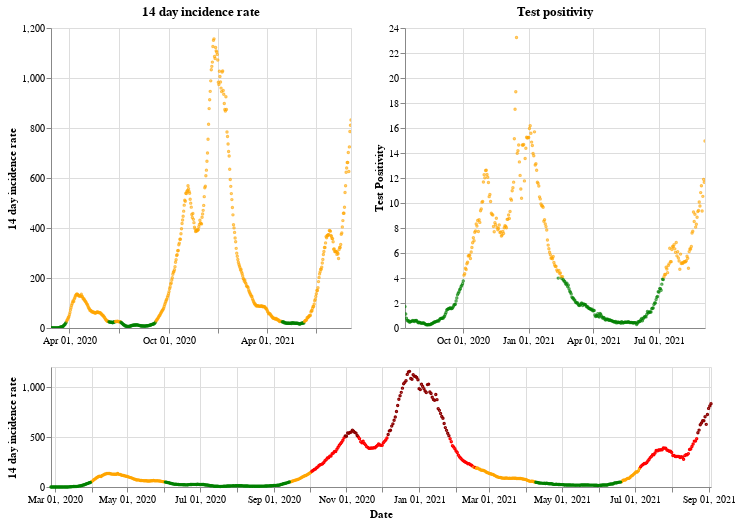

The notebook cell this image was saved under:
### Markdown cell above
## Wales

### Code cell
plot_traffic_light('Wales')

### Figure 1 — Vega-Lite specification as saved in the notebook (floating-point values rounded to 4 significant figures; data arrays with more than 128 entries replaced by an {"elided": "..."} marker saying what was removed)
{"config": {"view": {"continuousWidth": 400, "continuousHeight": 300}}, "vconcat": [{"hconcat": [{"mark": {"type": "point", "size": 2}, "encoding": {"color": {"condition": {"value": "green", "test": "(datum.twoWeeklyCasesRate <= 25)"}, "value": "orange"}, "tooltip": [{"type": "nominal", "field": "areaName"}, {"type": "temporal", "field": "date"}, {"type": "quantitative", "field": "twoWeeklyCasesRate"}, {"type": "quantitative", "field": "testPositivity"}], "x": {"type": "temporal", "axis": {"title": ""}, "field": "date", "scale": {"domain": {"selection": "DateBrush"}}, "timeUnit": "yearmonthdate"}, "y": {"type": "quantitative", "axis": {"title": "14 day incidence rate"}, "field": "twoWeeklyCasesRate"}}, "title": "14 day incidence rate", "width": 300}, {"mark": {"type": "point", "size": 2}, "encoding": {"color": {"condition": {"value": "green", "test": "(datum.testPositivity <= 4)"}, "value": "orange"}, "tooltip": [{"type": "nominal", "field": "areaName"}, {"type": "temporal", "field": "date"}, {"type": "quantitative", "field": "twoWeeklyCasesRate"}, {"type": "quantitative", "field": "testPositivity"}], "x": {"type": "temporal", "axis": {"title": ""}, "field": "date", "scale": {"domain": {"selection": "DateBrush"}}, "timeUnit": "yearmonthdate"}, "y": {"type": "quantitative", "axis": {"title": "Test Positivity"}, "field": "testPositivity"}}, "title": "Test positivity", "width": 300}]}, {"layer": [{"mark": {"type": "point", "size": 2}, "encoding": {"color": {"condition": {"value": "orange", "test": "(((datum.testPositivity < 4) && (datum.twoWeeklyCasesRate >= 50)) && (datum.twoWeeklyCasesRate < 200))"}, "value": "red"}, "opacity": {"condition": {"value": 1, "test": "((datum.twoWeeklyCasesRate >= 50) && (datum.twoWeeklyCasesRate < 500))"}, "value": 0}, "tooltip": [{"type": "nominal", "field": "areaName"}, {"type": "temporal", "field": "date"}, {"type": "quantitative", "field": "twoWeeklyCasesRate"}, {"type": "quantitative", "field": "testPositivity"}], "x": {"type": "temporal", "axis": {"title": "Date"}, "field": "date", "timeUnit": "yearmonthdate"}, "y": {"type": "quantitative", "axis": {"title": "14 day incidence rate"}, "field": "twoWeeklyCasesRate"}}, "selection": {"DateBrush": {"type": "interval", "encodings": ["x"], "fields": ["Time"]}}}, {"mark": {"type": "point", "size": 2}, "encoding": {"color": {"value": "darkred"}, "opacity": {"condition": {"value": 1, "test": "(datum.twoWeeklyCasesRate >= 500)"}, "value": 0}, "tooltip": [{"type": "nominal", "field": "areaName"}, {"type": "temporal", "field": "date"}, {"type": "quantitative", "field": "twoWeeklyCasesRate"}, {"type": "quantitative", "field": "testPositivity"}], "x": {"type": "temporal", "axis": {"title": "Date"}, "field": "date", "timeUnit": "yearmonthdate"}, "y": {"type": "quantitative", "axis": {"title": "14 day incidence rate"}, "field": "twoWeeklyCasesRate"}}}, {"mark": {"type": "point", "size": 2}, "encoding": {"color": {"condition": {"value": "green", "test": "((datum.testPositivity < 4) && (datum.twoWeeklyCasesRate < 50))"}, "value": "orange"}, "opacity": {"condition": {"value": 1, "test": "(datum.twoWeeklyCasesRate < 50)"}, "value": 0}, "tooltip": [{"type": "nominal", "field": "areaName"}, {"type": "temporal", "field": "date"}, {"type": "quantitative", "field": "twoWeeklyCasesRate"}, {"type": "quantitative", "field": "testPositivity"}], "x": {"type": "temporal", "axis": {"title": "Date"}, "field": "date", "timeUnit": "yearmonthdate"}, "y": {"type": "quantitative", "axis": {"title": "14 day incidence rate"}, "field": "twoWeeklyCasesRate"}}}], "height": 120, "width": 660}], "data": {"name": "data-15ad039c1001d834937750df3996af4f"}, "$schema": "https://vega.github.io/schema/vega-lite/v4.8.1.json", "datasets": {"data-15ad039c1001d834937750df3996af4f": {"elided": "555 records"}}}
